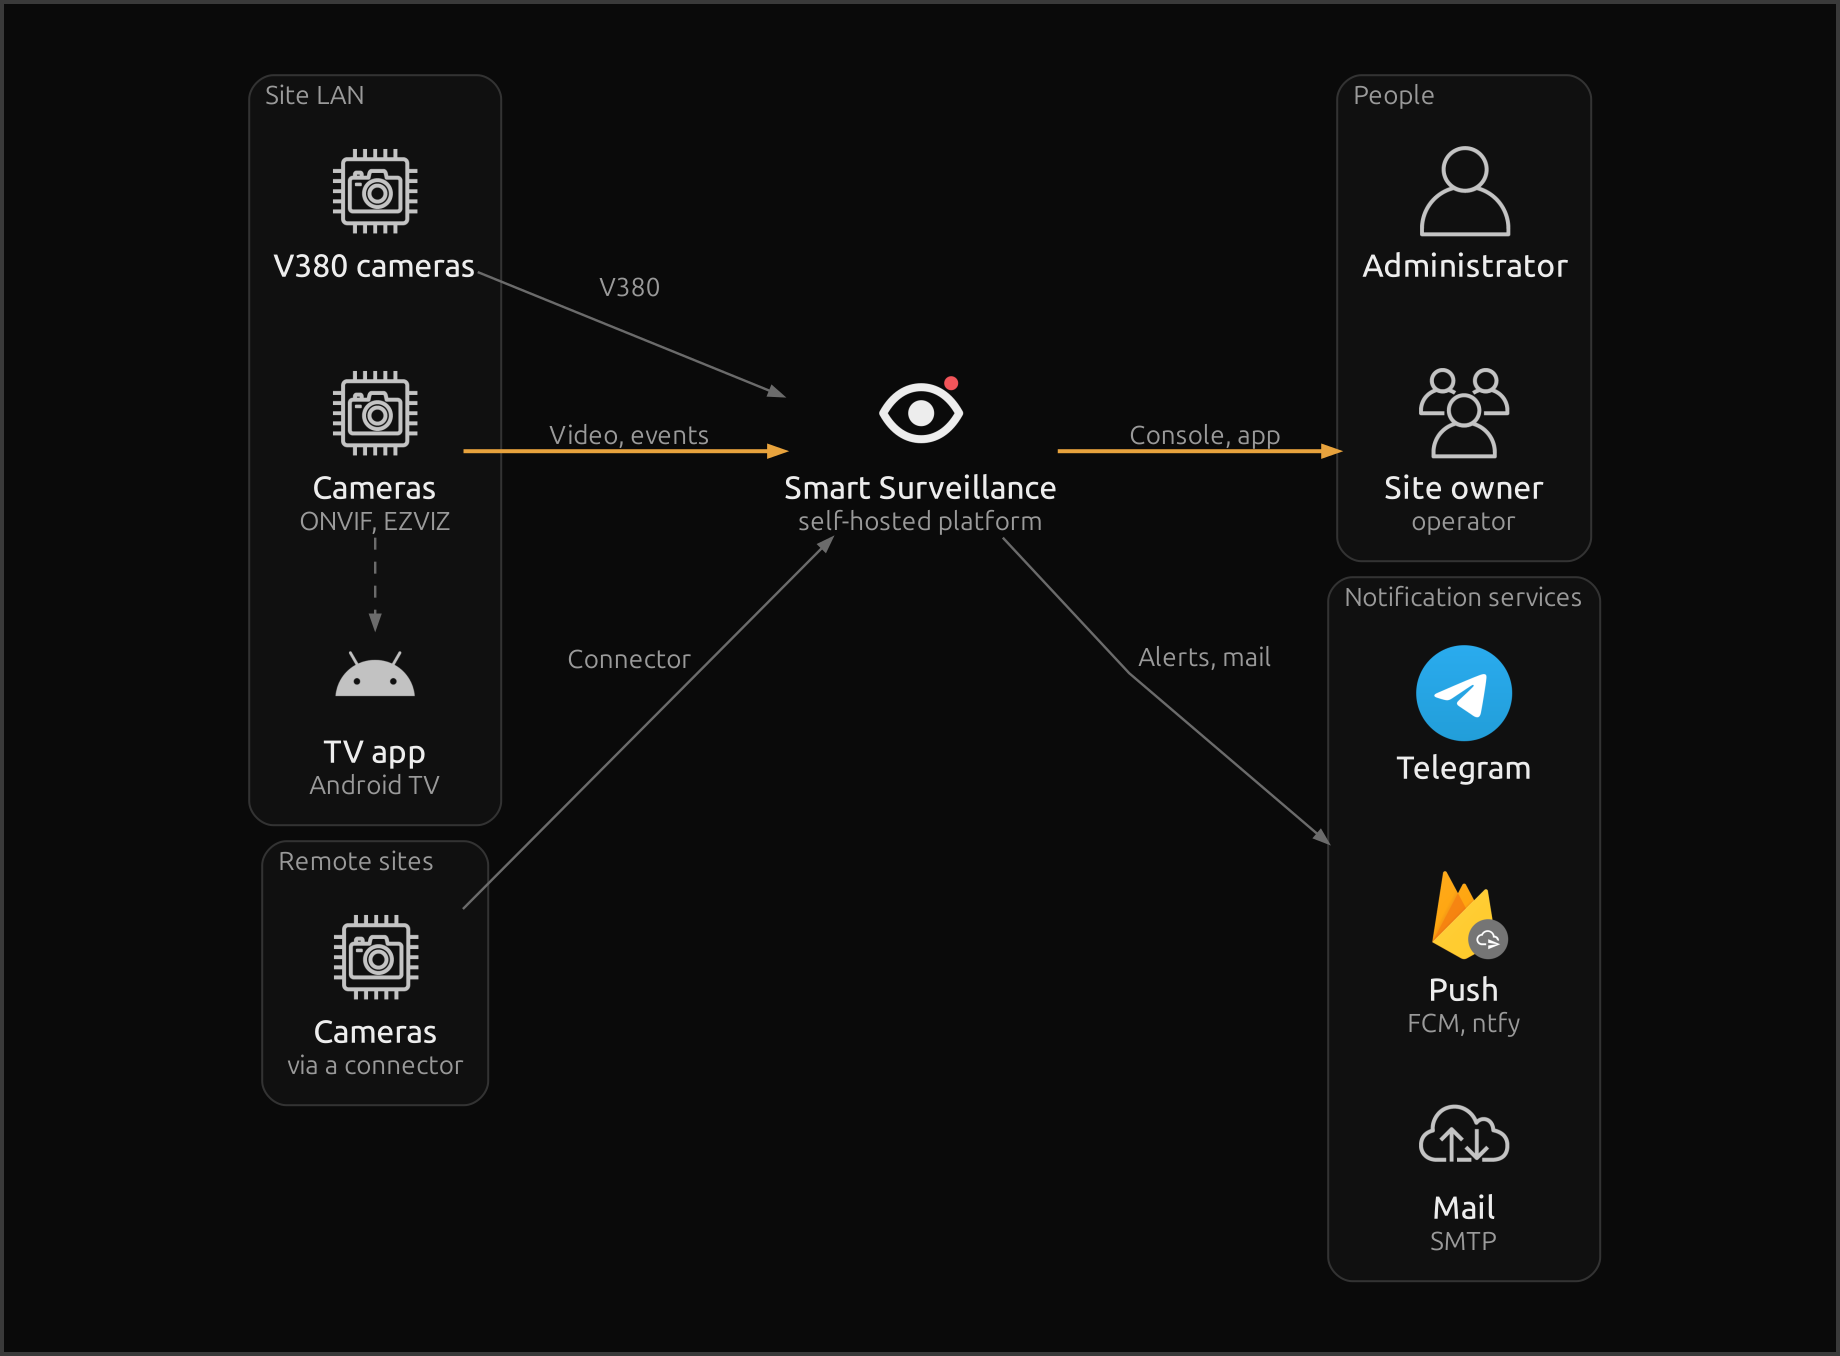

This figure's Python source:
"""System context: the systems around Smart Surveillance System and the people who use it."""

from pathlib import Path

from diagrams import Cluster, Diagram, Edge
from diagrams.aws.iot import IotCamera
from diagrams.custom import Custom
from diagrams.firebase.grow import Messaging
from diagrams.generic.os import Android
from diagrams.onprem.client import User, Users
from diagrams.onprem.network import Internet
from diagrams.saas.chat import Telegram

MARK = str(Path(__file__).resolve().parents[2] / "packages" / "brand" / "mark-dark.svg")
MAIN = {"group": "main"}

with Diagram(direction="LR", show=False, graph_attr={"ranksep": "1"}):
    with Cluster("Site LAN"):
        v380 = IotCamera("V380 cameras")
        cameras = IotCamera("Cameras\nONVIF, EZVIZ", **MAIN)
        tv = Android("TV app\nAndroid TV")
    with Cluster("Remote sites"):
        remote = IotCamera("Cameras\nvia a connector")
    system = Custom("Smart Surveillance\nself-hosted platform", MARK, **MAIN)
    with Cluster("People") as people:
        admin = User("Administrator")
        owner = Users("Site owner\noperator", **MAIN)
    with Cluster("Notification services") as services:
        telegram = Telegram("Telegram")
        push = Messaging("Push\nFCM, ntfy")
        mail = Internet("Mail\nSMTP")

    cameras >> Edge(label="Video, events", main="true") >> system
    v380 >> Edge(label="V380") >> system
    cameras >> Edge(style="dashed", constraint="false") >> tv
    remote >> Edge(label="Connector") >> system
    system >> Edge(label="Console, app", main="true", lhead=people.name) >> owner
    system >> Edge(label="Alerts, mail", lhead=services.name) >> push
    system >> Edge(style="invis") >> [admin, telegram, mail]
